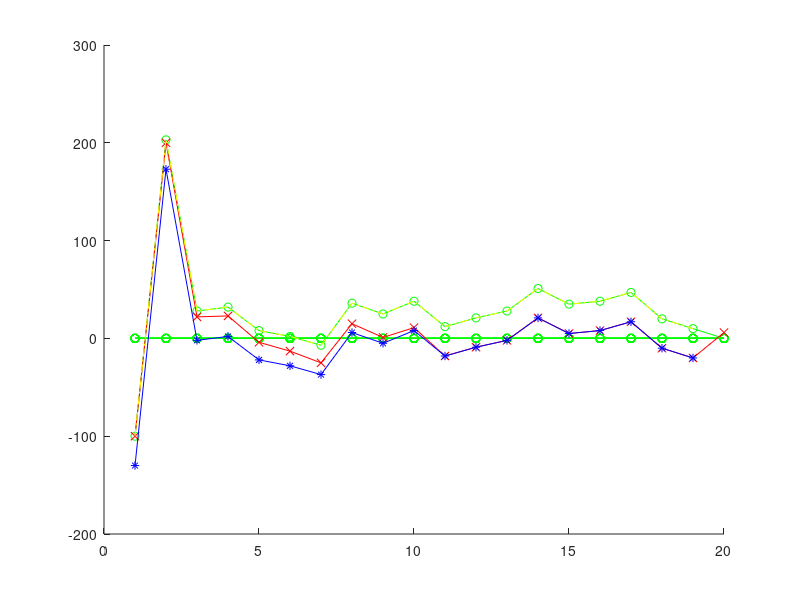

The MATLAB script that drew this image:
%% Sensorimotor2022Jan11Model
% p = v + b
clear;
close all;
rng(34);
b = 0;
quit = 1;
targetarray = randperm(25,20);
targetarray(1) = -100;
targetarray(2) = 200;
rand
vmaparray = [0 0];
proprioarray = [0 0];
vonlinearray = [0 0];
ponlinearray = [0 0];
mcmap = zeros(length(targetarray));
bmap = zeros(length(targetarray));
while quit < length(targetarray)
    target = targetarray(quit);
    h = rand;
    if h < 0.5 
        target = - target;
        targetarray(quit) = target;
    end 
    vmap = target;
    vmaparray(quit) = vmap;
    pmap = vmap + b;
    proprioarray(quit) = pmap;
    mc = pmap;
    mcmap(quit) = mc;
    vonline = pmap - 30;
    vonlinearray(quit) = vonline;
    if((pmap-vmap)~=(pmap-vonline))
        b = b + (pmap - vonline)/10;
    end
    bmap(quit) = b;
    quit = quit + 1;
end
figure;
hold on;
plot(mcmap, '-o', 'Color', 'green');
plot(targetarray, '-x', 'Color', 'red');
plot(vonlinearray, '-*', 'Color', 'blue');
plot(proprioarray, '-.', 'Color', 'yellow');
